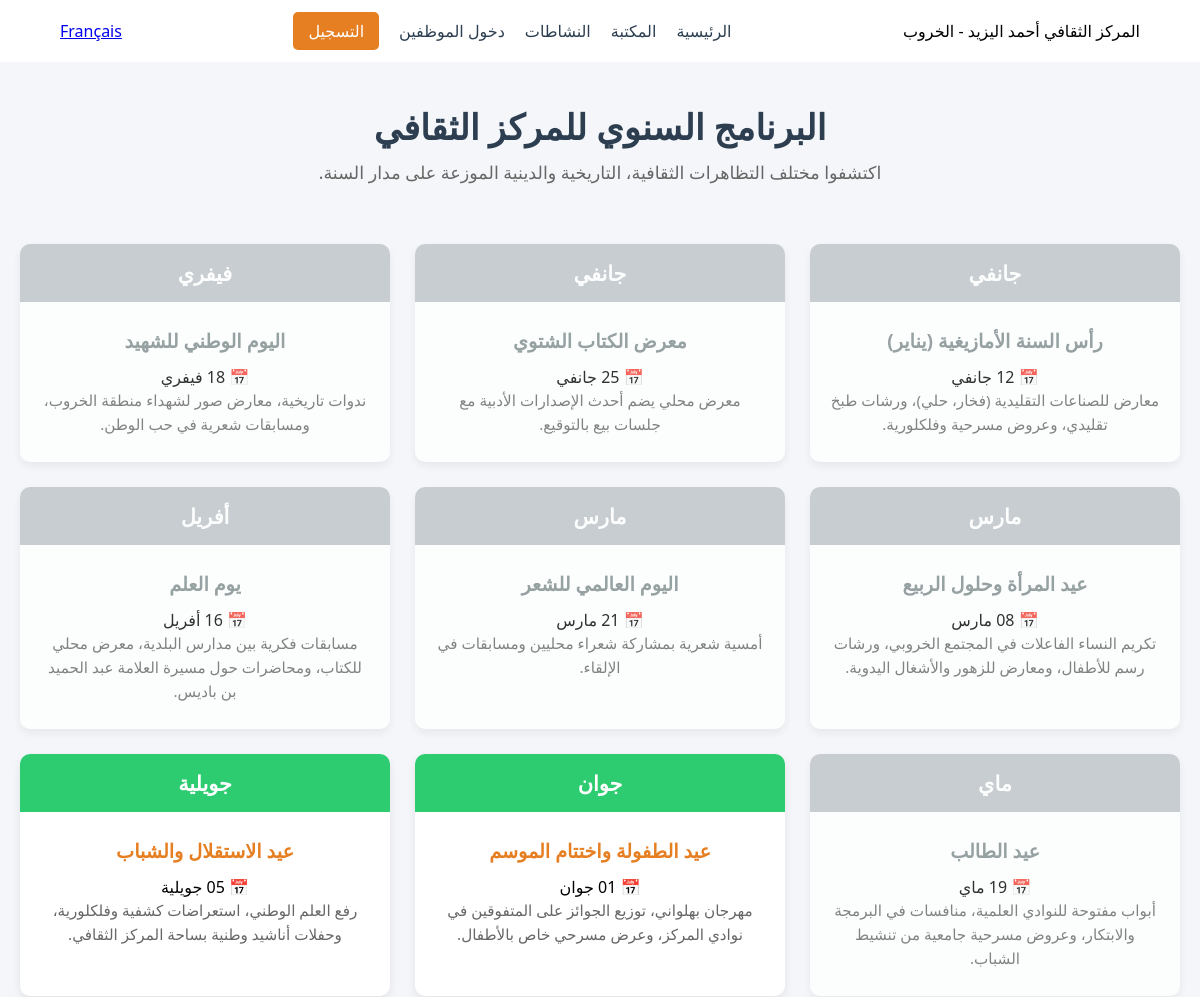
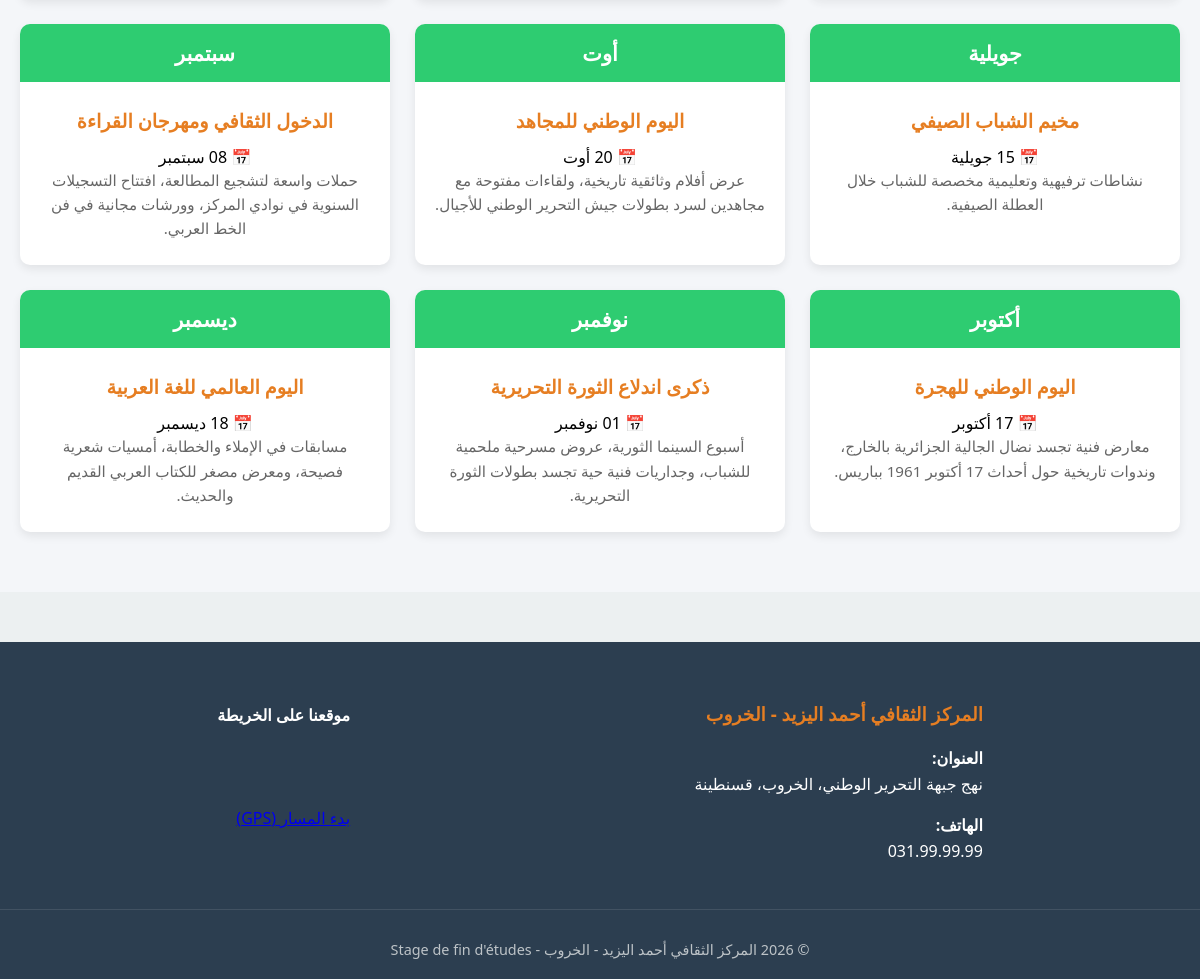
Page /activities.php on the committed database (2 pictures, top to bottom).
### tables this page shows
CREATE TABLE `evenements` (
  `id_event` int(11) NOT NULL,
  `mois_num` int(11) NOT NULL,
  `mois_name_ar` varchar(50) NOT NULL,
  `mois_name_fr` varchar(50) NOT NULL,
  `date_ar` varchar(100) NOT NULL,
  `date_fr` varchar(100) NOT NULL,
  `titre_ar` varchar(255) NOT NULL,
  `titre_fr` varchar(255) NOT NULL,
  `desc_ar` text NOT NULL,
  `desc_fr` text NOT NULL
);

### config.php (called while the page is built, shortened)
<?php
$lang = $_SESSION['lang'] ?? 'ar';
$dir = ($lang == 'ar') ? 'rtl' : 'ltr';
?>

### activities.php (the view, shortened to what this page needs)
<?php
include('config.php');
require_once 'includes/db.php';
$events = [];
$current_month = (int)date('n');
if (isset($pdo)) {
    try {
        $stmt = $pdo->query("SELECT * FROM evenements ORDER BY mois_num ASC");
        $events = $stmt->fetchAll(PDO::FETCH_ASSOC);
    } catch (PDOException $e) {
        echo "";
    }
}
?>
<!DOCTYPE html>
<html lang="<?php echo $lang; ?>" dir="<?php echo $dir; ?>">
<head>
    <link rel="stylesheet" href="style.css">
    <?php if ($dir == 'rtl'): ?>
        <link rel="stylesheet" href="style.css">
    <?php endif; ?>
    <?php include('includes/header.php'); ?>
</head>
<body>
<main class="events-page">
    <header class="page-intro">
        <h1><?php echo $content[$lang]['page_activities_h1']; ?></h1>
        <p><?php echo $content[$lang]['page_activities_p']; ?></p>
    </header>
    <div class="events-grid">
        <?php if (count($events) > 0): ?>
            <?php foreach ($events as $event): ?>
                <?php
                    $month_name = ($lang == 'ar') ? $event['mois_name_ar'] : $event['mois_name_fr'];
                    $date_event = ($lang == 'ar') ? $event['date_ar'] : $event['date_fr'];
                    $title      = ($lang == 'ar') ? $event['titre_ar']      : $event['titre_fr'];
                    $desc       = ($lang == 'ar') ? $event['desc_ar']       : $event['desc_fr'];
                    $num        = (int)$event['mois_num'];
                    $time_status = ($num < $current_month) ? 'past-event' : 'upcoming-event';
                ?>
                <div class="event-card <?php echo $time_status; ?>">
                    <div class="event-month">
                        <?php echo htmlspecialchars($month_name); ?>
                    </div>
                    <div class="event-body">
                        <h3><?php echo htmlspecialchars($title); ?></h3>
                        <span class="event-date">📅 <?php echo htmlspecialchars($date_event); ?></span>
                        <p><?php echo htmlspecialchars($desc); ?></p>
                    </div>
                </div>
            <?php endforeach; ?>
        <?php else: ?>
            <div class="no-events" style="text-align: center; width: 100%; padding: 40px; color: #666; font-size: 1.2rem;">
                <p><?php echo ($lang == 'ar') ? 'لا توجد نشاطات حالياً في قاعدة البيانات.' : 'Aucun événement trouvé dans la base de données.'; ?></p>
            </div>
        <?php endif; ?>
    </div>
</main>
<?php include('includes/footer.php'); ?>
</body>
</html>

### includes/header.php
<header class="navbar">
    <div class="logo"><?php echo $content[$lang]['title']; ?></div>
    <nav>
        <ul class="nav-links">
            <li><a href="index.php"><?php echo $content[$lang]['home']; ?></a></li>
            <li><a href="bibliotheque.php"><?php echo $content[$lang]['library']; ?></a></li>
            <li><a href="activities.php"><?php echo $content[$lang]['activities']; ?></a></li>
            <li><a href="login.php"><?php echo $content[$lang]['login']; ?></a></li>
            <li><a href="register.php" class="btn-reg"><?php echo $content[$lang]['register']; ?></a></li>
        </ul>
    </nav>
    <div class="lang-switcher">
        <?php if ($lang == 'ar'): ?>
            <a href="?lang=fr">Français</a>
        <?php else: ?>
            <a href="?lang=ar">العربية</a>
        <?php endif; ?>
    </div>
</header>

### includes/footer.php
<footer class="main-footer">
    <div class="footer-container">
        <div class="footer-info">
            <h3><?php echo $content[$lang]['title']; ?></h3>
            <p><strong><?php echo $content[$lang]['address_label']; ?></strong><br>
            <?php echo $content[$lang]['address_text']; ?></p>
            <p><strong><?php echo $content[$lang]['phone_label']; ?></strong><br>
            031.99.99.99</p>
        </div>
        <div class="footer-map">
            <h4><?php echo $content[$lang]['map_title']; ?></h4>
            <div class="map-responsive">
                <iframe src="https://www.google.com/maps/embed?pb=!1m18!1m12!1m3!1d3217.206360894053!2d6.698987274010999!3d36.25876862240641!2m3!1f0!2f0!3f0!3m2!1i1024!2i768!4f13.1!3m3!1m2!1s0x12f1727ca75adfc9%3A0x2e97485b8941e5d4!2s7P52%2BGHH%20Ctre%20culturel%20Mohamed%20El-yazid%2C%20El%20Khroub!5e0!3m2!1sfr!2sdz!4v1778676706722!5m2!1sfr!2sdz" width="100%" height="200" style="border:0;" allowfullscreen="" loading="lazy"></iframe>
            </div>
            <a href="https://www.google.com/maps/dir//Centre+Culturel+M'hamed+El+Yazid,+7P52%2B8MQ,+El+Khroub,+Algeria/data=!4m9!4m8!1m0!1m5!1m1!19sChIJl5eGmHxy8RIROZvwFXmJ_tM!2m2!1d6.7017259!2d36.2583412!3e0" target="_blank" class="btn-trip">
               <i class="fas fa-route"></i> <?php echo $content[$lang]['get_directions']; ?>
            </a>
        </div>
    </div>
    <div class="footer-bottom">
        © 2026 <?php echo $content[$lang]['title']; ?> - Stage de fin d'études
    </div>
</footer>

### style.css (style rules this page uses)
*, *::before, *::after { box-sizing: border-box; }
html, body { max-width: 100vw; overflow-x: hidden; margin: 0; padding: 0; }
:root { --primary: #2c3e50; --accent: #e67e22; --light: #ecf0f1; }
body { margin: 0; font-family: 'Segoe UI', Tahoma, Geneva, Verdana, sans-serif; background-color: var(--light); }
.navbar { display: flex; justify-content: space-between; align-items: center; padding: 20px 5%; background: white; box-shadow: 0 2px 5px rgba(0,0,0,0.1); }
.nav-links { list-style: none; display: flex; gap: 20px; margin: 0; padding: 0; }
.nav-links a { text-decoration: none; color: var(--primary); font-weight: 500; }
.btn-reg { background: var(--accent); color: white !important; padding: 8px 15px; border-radius: 5px; }
.main-footer { background-color: var(--primary); color: white; padding: 40px 0 20px 0; margin-top: 50px; }
.footer-container { display: flex; justify-content: space-around; flex-wrap: wrap; max-width: 1200px; margin: 0 auto; padding: 0 5%; gap: 30px; }
.footer-info h3 { color: var(--accent); margin-bottom: 20px; }
.footer-info p { line-height: 1.6; margin-bottom: 15px; }
.footer-map h4 { margin-bottom: 15px; }
.map-responsive { overflow: hidden; padding-bottom: 50%; position: relative; height: 0; border-radius: 10px; }
.map-responsive iframe { left: 0; top: 0; height: 100%; width: 100%; position: absolute; }
.footer-bottom { text-align: center; padding-top: 30px; margin-top: 30px; border-top: 1px solid rgba(255,255,255,0.1); font-size: 0.9rem; color: #bdc3c7; }
.events-page { background-color: #f4f6f9; }
.page-intro { text-align: center; padding: 40px 20px; }
.page-intro h1 { margin: 0 0 10px 0; font-size: 2.2rem; color: var(--primary); }
.page-intro p { margin: 0; font-size: 1.1rem; color: #666; }
.events-grid { display: grid; grid-template-columns: repeat(auto-fill, minmax(300px, 1fr)); gap: 25px; max-width: 1200px; margin: 0 auto; padding: 20px 20px 60px 20px; }
.event-card { background: white; border-radius: 10px; box-shadow: 0 4px 10px rgba(0,0,0,0.08); overflow: hidden; display: flex; flex-direction: column; transition: transform 0.3s ease; border: none; }
.event-month { font-size: 1.3rem; font-weight: bold; text-align: center; padding: 15px; }
.upcoming-event .event-month { background-color: #2ecc71; color: white; }
.upcoming-event h3 { color: #e67e22; margin: 0 0 12px 0; text-align: center; font-size: 1.2rem; }
.past-event { opacity: 0.8; }
.past-event .event-month { background-color: #bdc3c7; color: white; }
.past-event h3 { color: #7f8c8d; margin: 0 0 12px 0; text-align: center; font-size: 1.2rem; }
.event-body { padding: 25px 20px; text-align: center; flex-grow: 1; }
.event-body p { color: #666; line-height: 1.6; margin: 0; font-size: 0.95rem; }

### rows in the picture
evenements: mois_name_ar "جانفي", titre_ar "رأس السنة الأمازيغية (يناير)", date_ar "12 جانفي", desc_ar "معارض للصناعات التقليدية (فخار، حلي)، ورشات طبخ تقليدي، وعروض مسرحية وفلكلورية."
evenements: mois_name_ar "جانفي", titre_ar "معرض الكتاب الشتوي", date_ar "25 جانفي", desc_ar "معرض محلي يضم أحدث الإصدارات الأدبية مع جلسات بيع بالتوقيع."
evenements: mois_name_ar "فيفري", titre_ar "اليوم الوطني للشهيد", date_ar "18 فيفري", desc_ar "ندوات تاريخية، معارض صور لشهداء منطقة الخروب، ومسابقات شعرية في حب الوطن."
evenements: mois_name_ar "مارس", titre_ar "عيد المرأة وحلول الربيع", date_ar "08 مارس", desc_ar "تكريم النساء الفاعلات في المجتمع الخروبي، ورشات رسم للأطفال، ومعارض للزهور والأشغال اليدوية."
evenements: mois_name_ar "مارس", titre_ar "اليوم العالمي للشعر", date_ar "21 مارس", desc_ar "أمسية شعرية بمشاركة شعراء محليين ومسابقات في الإلقاء."
evenements: mois_name_ar "أفريل", titre_ar "يوم العلم", date_ar "16 أفريل", desc_ar "مسابقات فكرية بين مدارس البلدية، معرض محلي للكتاب، ومحاضرات حول مسيرة العلامة عبد الحميد بن باديس."
evenements: mois_name_ar "ماي", titre_ar "عيد الطالب", date_ar "19 ماي", desc_ar "أبواب مفتوحة للنوادي العلمية، منافسات في البرمجة والابتكار، وعروض مسرحية جامعية من تنشيط الشباب."
evenements: mois_name_ar "جوان", titre_ar "عيد الطفولة واختتام الموسم", date_ar "01 جوان", desc_ar "مهرجان بهلواني، توزيع الجوائز على المتفوقين في نوادي المركز، وعرض مسرحي خاص بالأطفال."
evenements: mois_name_ar "جويلية", titre_ar "عيد الاستقلال والشباب", date_ar "05 جويلية", desc_ar "رفع العلم الوطني، استعراضات كشفية وفلكلورية، وحفلات أناشيد وطنية بساحة المركز الثقافي."
evenements: mois_name_ar "جويلية", titre_ar "مخيم الشباب الصيفي", date_ar "15 جويلية", desc_ar "نشاطات ترفيهية وتعليمية مخصصة للشباب خلال العطلة الصيفية."
evenements: mois_name_ar "أوت", titre_ar "اليوم الوطني للمجاهد", date_ar "20 أوت", desc_ar "عرض أفلام وثائقية تاريخية، ولقاءات مفتوحة مع مجاهدين لسرد بطولات جيش التحرير الوطني للأجيال."
evenements: mois_name_ar "سبتمبر", titre_ar "الدخول الثقافي ومهرجان القراءة", date_ar "08 سبتمبر", desc_ar "حملات واسعة لتشجيع المطالعة، افتتاح التسجيلات السنوية في نوادي المركز، وورشات مجانية في فن الخط العربي."
evenements: mois_name_ar "أكتوبر", titre_ar "اليوم الوطني للهجرة", date_ar "17 أكتوبر", desc_ar "معارض فنية تجسد نضال الجالية الجزائرية بالخارج، وندوات تاريخية حول أحداث 17 أكتوبر 1961 بباريس."
evenements: mois_name_ar "نوفمبر", titre_ar "ذكرى اندلاع الثورة التحريرية", date_ar "01 نوفمبر", desc_ar "أسبوع السينما الثورية، عروض مسرحية ملحمية للشباب، وجداريات فنية حية تجسد بطولات الثورة التحريرية."
evenements: mois_name_ar "ديسمبر", titre_ar "اليوم العالمي للغة العربية", date_ar "18 ديسمبر", desc_ar "مسابقات في الإملاء والخطابة، أمسيات شعرية فصيحة، ومعرض مصغر للكتاب العربي القديم والحديث."

### other values in the picture
$content[$lang]['title'] "المركز الثقافي أحمد اليزيد - الخروب"
$content[$lang]['home'] "الرئيسية"
$content[$lang]['library'] "المكتبة"
$content[$lang]['activities'] "النشاطات"
$content[$lang]['login'] "دخول الموظفين"
$content[$lang]['register'] "التسجيل"
$content[$lang]['page_activities_h1'] "البرنامج السنوي للمركز الثقافي"
$content[$lang]['page_activities_p'] "اكتشفوا مختلف التظاهرات الثقافية، التاريخية والدينية الموزعة على مدار السنة."
$content[$lang]['address_label'] "العنوان:"
$content[$lang]['address_text'] "نهج جبهة التحرير الوطني، الخروب، قسنطينة"
$content[$lang]['phone_label'] "الهاتف:"
$content[$lang]['map_title'] "موقعنا على الخريطة"
$content[$lang]['get_directions'] "بدء المسار (GPS)"
